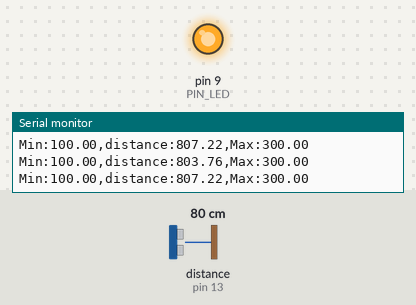
This sketch was run on a simulated Arduino Uno, built with avr-gcc and run on an emulated ATmega328P. Shown: output pins drawn as LEDs (lit = HIGH), the last lines printed to the serial monitor. Wiring (inferred from the names in the program): ultrasonic range finder: trigger pin 12; echo pin 13. Inputs (shaded band) come from the test bench; at power-on: distance to the obstacle (sensor on pin 13) 80 cm. The echo pulse lasts 58.3 µs per cm; pins used as bus, display or sensor lines are not drawn.

Above: at 1.2 s.
1.3 s: distance to the obstacle (sensor on pin 13) set to 18 cm
At 2.5 s:
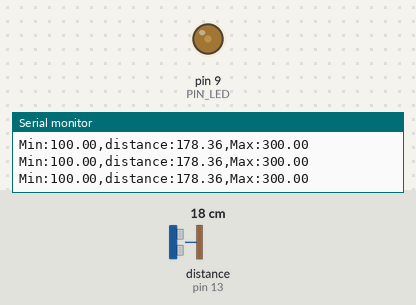
2.8 s: distance to the obstacle (sensor on pin 13) set to 2 cm
At 3.6 s:
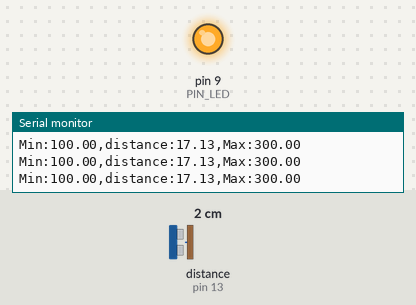
Timing chart, 0 to 5.8 s (numbered marks = the images above; inputs shaded):
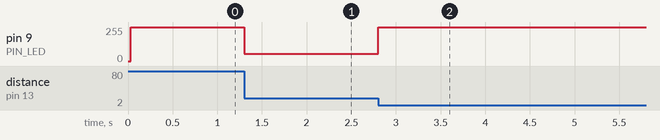

Measured:
- after the input at 1.3 s, pin 9 (PIN_LED): 255/255 → 55/255 at once
- after the input at 2.8 s, pin 9 (PIN_LED): 55/255 → 255/255 at once

The sketch:

08_example_2.ino
```cpp
    // Arduino pin assignment
#define PIN_LED  9
#define PIN_TRIG 12   // sonar sensor TRIGGER
#define PIN_ECHO 13   // sonar sensor ECHO

// configurable parameters
#define SND_VEL 346.0     // sound velocity at 24 celsius degree (unit: m/sec)
#define INTERVAL 25       // sampling interval (unit: msec)
#define PULSE_DURATION 10 // ultra-sound Pulse Duration (unit: usec)
#define _DIST_MIN 100.0   // minimum distance to be measured (unit: mm)
#define _DIST_MAX 300.0   // maximum distance to be measured (unit: mm)

#define TIMEOUT ((INTERVAL / 2) * 1000.0) // maximum echo waiting time (unit: usec)
#define SCALE (0.001 * 0.5 * SND_VEL) // coefficent to convert duration to distance

unsigned long last_sampling_time;   // unit: msec

void setup() {
  // initialize GPIO pins
  pinMode(PIN_LED, OUTPUT);
  pinMode(PIN_TRIG, OUTPUT);  // sonar TRIGGER
  pinMode(PIN_ECHO, INPUT);   // sonar ECHO
  digitalWrite(PIN_TRIG, LOW);  // turn-off Sonar

  // initialize serial port
  Serial.begin(57600);
}

void loop() {
  float distance;

  // wait until next sampling time.
  // millis() returns the number of milliseconds since the program started.
  //    will overflow after 50 days.
  if (millis() < (last_sampling_time + INTERVAL))
    return;

  distance = USS_measure(PIN_TRIG, PIN_ECHO); // read distance


  /*
  if ((distance == 0.0) || (distance > _DIST_MAX)) {
      distance = _DIST_MAX + 10.0;    // Set Higher Value
      digitalWrite(PIN_LED, 1);       // LED OFF
  } else if (distance < _DIST_MIN) {
      distance = _DIST_MIN - 10.0;    // Set Lower Value
      digitalWrite(PIN_LED, 1);       // LED OFF
  } else {    // In desired Range
      digitalWrite(PIN_LED, 0);       // LED ON
  }
  */

  if(distance <= 100){
    analogWrite(PIN_LED, 255);
  }
  else if(distance <= 200){
    double calc = 255 - 255*(distance-100)/100;
    analogWrite(PIN_LED, calc);
  }
  else if(distance <= 300){
    double calc = 255*(distance-200)/100;
    analogWrite(PIN_LED, calc);
  }
  else {
    analogWrite(PIN_LED, 255    );
  }

  // output the distance to the serial port
  Serial.print("Min:");        Serial.print(_DIST_MIN);
  Serial.print(",distance:");  Serial.print(distance);
  Serial.print(",Max:");       Serial.print(_DIST_MAX);
  Serial.println("");

  // do something here
  // delay(50); // Assume that it takes 50ms to do something.

  // update last sampling time
  last_sampling_time += INTERVAL;
}

// get a distance reading from USS. return value is in millimeter.
float USS_measure(int TRIG, int ECHO)
{
  digitalWrite(TRIG, HIGH);
  delayMicroseconds(PULSE_DURATION);
  digitalWrite(TRIG, LOW);

  return pulseIn(ECHO, HIGH, TIMEOUT) * SCALE; // unit: mm

  // Pulse duration to distance conversion example (target distance = 17.3m)
  // - pulseIn(ECHO, HIGH, timeout) returns microseconds (음파의 왕복 시간)
  // - 편도 거리 = (pulseIn() / 1,000,000) * SND_VEL / 2 (미터 단위)
  //   mm 단위로 하려면 * 1,000이 필요 ==>  SCALE = 0.001 * 0.5 * SND_VEL
  //
  // - 예, pusseIn()이 100,000 이면 (= 0.1초, 왕복 거리 34.6m)
  //        = 100,000 micro*sec * 0.001 milli/micro * 0.5 * 346 meter/sec
  //        = 100,000 * 0.001 * 0.5 * 346
  //        = 17,300 mm  ==> 17.3m
}
```
